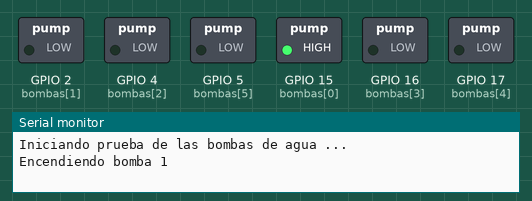
A sketch run on a simulated ESP32. Parts: switched loads named in the sketch (green lamp = pin HIGH), the last lines printed to the serial monitor.

Above: at 1.5 s.
At 7.5 s:
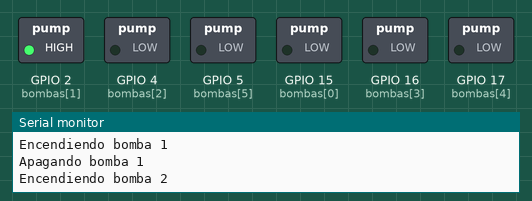
At 13.5 s:
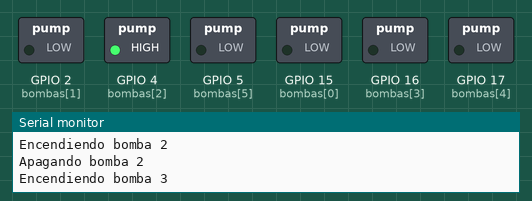
At 19.5 s:
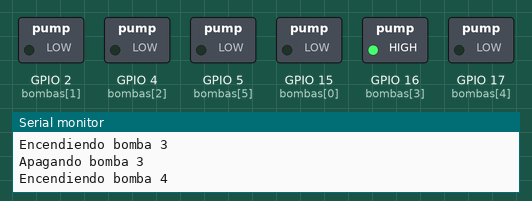
At 25.5 s:
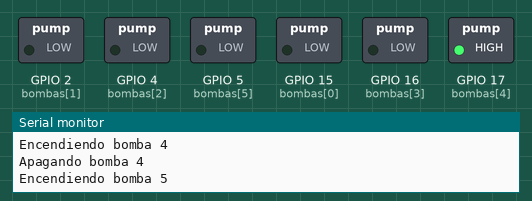
At 56.5 s:
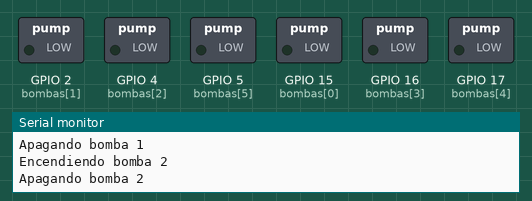
Timing chart, 0 to 59.8 s (numbered marks = the images above):
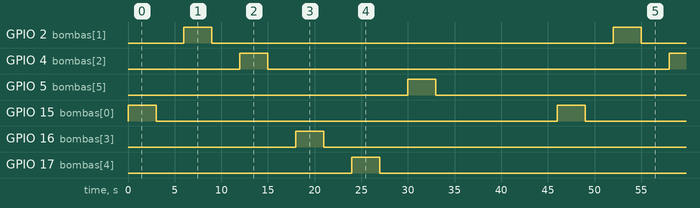

Measured:
- by itself, GPIO 2 (bombas[1]), GPIO 4 (bombas[2]), GPIO 5 (bombas[5]), GPIO 15 (bombas[0]), GPIO 16 (bombas[3]), GPIO 17 (bombas[4]): alternates HIGH for 3.0 s and LOW for 43.0 s
- by itself, everything shown: repeats every 46.0 s, in 12 steps

The sketch:

water_pump.ino
```cpp
#define NUM_BOMBAS 6

const int bombas[NUM_BOMBAS] = {15, 2, 4, 16, 17, 5};

void setup() {
    Serial.begin(9600);
    Serial.println("Iniciando prueba de las bombas de agua ...");

    // Configurar cada pin como salida
    for (int i = 0; i < NUM_BOMBAS; i++) {
        pinMode(bombas[i], OUTPUT);
        // Se establece el estado inicial de las bombas a LOW (apagadas)
        digitalWrite(bombas[i], LOW);
    }
}

void loop() {
    // Encendemos y apagamos cada bomba en secuencia
    for (int i = 0; i < NUM_BOMBAS; i++) {
        Serial.print("Encendiendo bomba ");
        Serial.println(i + 1);
        digitalWrite(bombas[i], HIGH);
        delay(3000);

        Serial.print("Apagando bomba ");
        Serial.println(i + 1);
        digitalWrite(bombas[i], LOW);
        delay(3000);
    }

    Serial.println("Ciclo completo. Repitiendo prueba en 10 segundos...");
    delay(10000);  // Espera antes de reiniciar el ciclo
}
```
